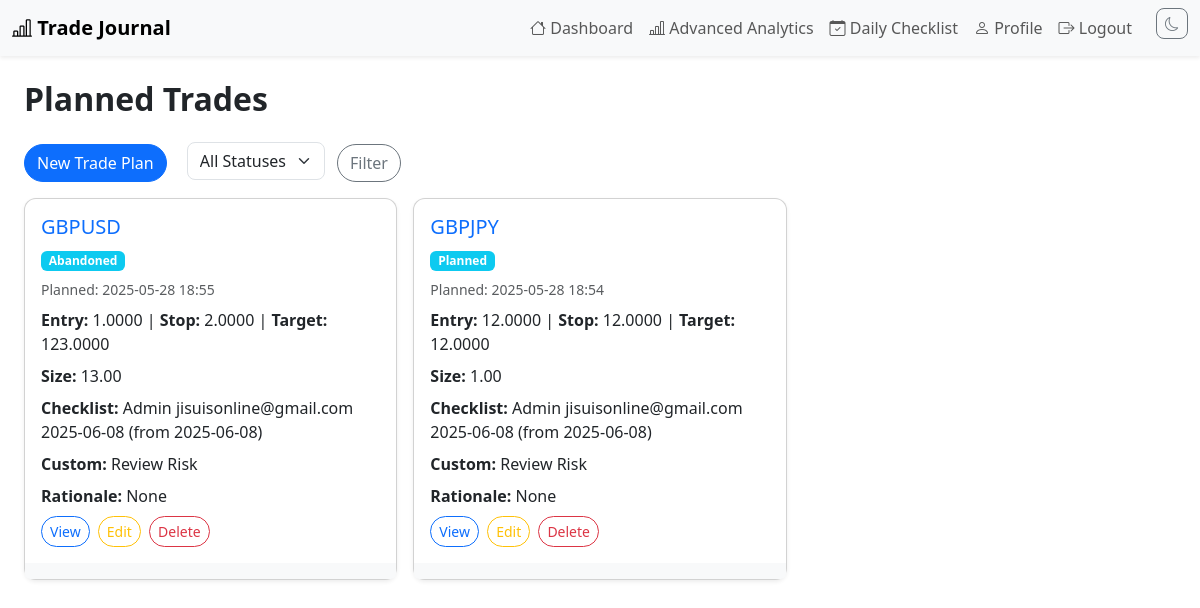
Page /trade-plans/ (signed in) on the committed database.
### core/models.py (models this page shows, shortened)
class TradePlan(models.Model):
    STATUS_CHOICES = [
        ('planned', 'Planned'),
        ('executed', 'Executed'),
        ('abandoned', 'Abandoned'),
    ]
    user = models.ForeignKey('User', on_delete=models.CASCADE)
    instrument = models.ForeignKey('Instrument', on_delete=models.CASCADE)
    planned_entry = models.DecimalField(max_digits=12, decimal_places=4, blank=True, null=True)
    planned_stop = models.DecimalField(max_digits=12, decimal_places=4, blank=True, null=True)
    planned_target = models.DecimalField(max_digits=12, decimal_places=4, blank=True, null=True)
    planned_size = models.DecimalField(max_digits=12, decimal_places=2, blank=True, null=True)
    planned_at = models.DateTimeField(auto_now_add=True)
    checklist_template = models.ForeignKey('DailyChecklistTemplate', on_delete=models.SET_NULL, blank=True, null=True)
    rationale = models.TextField(blank=True)
    status = models.CharField(max_length=10, choices=STATUS_CHOICES, default='planned')
    custom_checklist = models.TextField(blank=True, help_text='Comma-separated custom checklist items')

class Instrument(models.Model):
    name = models.CharField(max_length=50, unique=True)
    def __str__(self):
        return self.name

class DailyChecklistTemplate(models.Model):
    name = models.CharField(max_length=100, default='Default')
    effective_date = models.DateField(help_text='Checklist applies from this date (inclusive)')
    created_at = models.DateTimeField(auto_now_add=True)
    updated_at = models.DateTimeField(auto_now=True)
    class Meta:
        ordering = ['-effective_date']
    def __str__(self):
        return f"{self.name} (from {self.effective_date})"

### core/views.py (the view)
# urls.py: path('trade-plans/', views.trade_plan_list_view, name='trade_plan_list'),
@login_required
def trade_plan_list_view(request):
    plans = TradePlan.objects.filter(user=request.user).order_by('-planned_at')
    status = request.GET.get('status')
    if status:
        plans = plans.filter(status=status)
    return render(request, 'trade_plan_list.html', {'plans': plans, 'status': status})

### core/templates/trade_plan_list.html (shortened to what this page needs)
{% extends 'base.html' %}
{% block content %}
<div class="container my-4">
  <h2 class="fw-bold mb-4">Planned Trades</h2>
  <div class="mb-3">
    <a href="{% url 'trade_plan_create' %}" class="btn btn-primary rounded-pill">New Trade Plan</a>
    <form method="get" class="d-inline ms-3">
      <select name="status" class="form-select d-inline w-auto">
        <option value="">All Statuses</option>
      </select>
      <button type="submit" class="btn btn-outline-secondary rounded-pill ms-2">Filter</button>
    </form>
  </div>
  <div class="row g-3">
    {% for plan in plans %}
    <div class="col-md-6 col-lg-4">
      <div class="card shadow-sm h-100">
        <div class="card-body">
          <h5 class="card-title"><a href="{% url 'trade_plan_detail' plan.pk %}" class="text-decoration-none text-primary">{{ plan.instrument }}</a></h5>
          <div class="mb-2"><span class="badge bg-info">{{ plan.get_status_display }}</span></div>
          <div class="mb-2 text-muted small">Planned: {{ plan.planned_at|date:'Y-m-d H:i' }}</div>
          <div class="mb-2"><strong>Entry:</strong> {{ plan.planned_entry }} | <strong>Stop:</strong> {{ plan.planned_stop }} | <strong>Target:</strong> {{ plan.planned_target }}</div>
          <div class="mb-2"><strong>Size:</strong> {{ plan.planned_size }}</div>
          <div class="mb-2"><strong>Checklist:</strong> {{ plan.checklist_template }}</div>
          <div class="mb-2"><strong>Custom:</strong> {{ plan.custom_checklist }}</div>
          <div class="mb-2"><strong>Rationale:</strong> <span class="text-break">{{ plan.rationale|truncatechars:100 }}</span></div>
          <div class="mt-2">
            <a href="{% url 'trade_plan_detail' plan.pk %}" class="btn btn-sm btn-outline-primary rounded-pill me-1">View</a>
            <a href="{% url 'trade_plan_edit' plan.pk %}" class="btn btn-sm btn-outline-warning rounded-pill me-1">Edit</a>
            <a href="{% url 'trade_plan_delete' plan.pk %}" class="btn btn-sm btn-outline-danger rounded-pill">Delete</a>
          </div>
        </div>
        <div class="card-footer bg-light border-top-0 d-flex gap-2">
        </div>
      </div>
    </div>
    {% empty %}
    <div class="col-12">
      <div class="alert alert-info">No trade plans found.</div>
    </div>
    {% endfor %}
  </div>
</div>
{% endblock %}

### core/templates/base.html (style rules this page uses)
body { background: var(--bs-body-bg, #f8f9fa); }
.container { max-width: 1200px; }
.card { border-radius: 0.75rem; }
.form-control, .form-select { border-radius: 0.5rem; }
.btn { border-radius: 0.5rem; }

### rows in the picture
TradePlan: instrument "GBPUSD", status "Abandoned", planned_at "2025-05-28 18:55", planned_entry "1.0000", planned_stop "2.0000", planned_target "123.0000", planned_size "13.00", checklist_template "Admin jisuisonline@gmail.com 2025-06-08 (from 2025-06-08)", custom_checklist "Review Risk", rationale "None"
TradePlan: instrument "GBPJPY", status "Planned", planned_at "2025-05-28 18:54", planned_entry "12.0000", planned_stop "12.0000", planned_target "12.0000", planned_size "1.00", checklist_template "Admin jisuisonline@gmail.com 2025-06-08 (from 2025-06-08)", custom_checklist "Review Risk", rationale "None"
